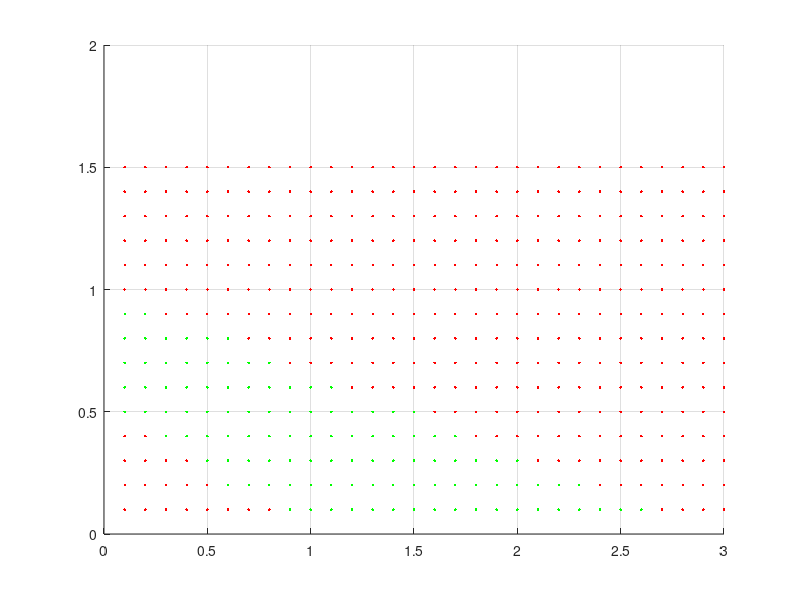

The MATLAB script that drew this image:
hold on;
grid on;
for b = 0.1 : 0.1 : 3
    for c = 0.1 : 0.1 : 1.5
        if (abs((c + sqrt(c^2 - 4 * b * (1 - 2 * (b + c - 1) / b))) / 2) < 1)...
            && (abs((c - sqrt(c^2 - 4 * b * (1 - 2 * (b + c - 1) / b))) / 2) < 1)
            plot(b, c, "g.");
        else
            plot(b, c, "r.");
        end
    end
end